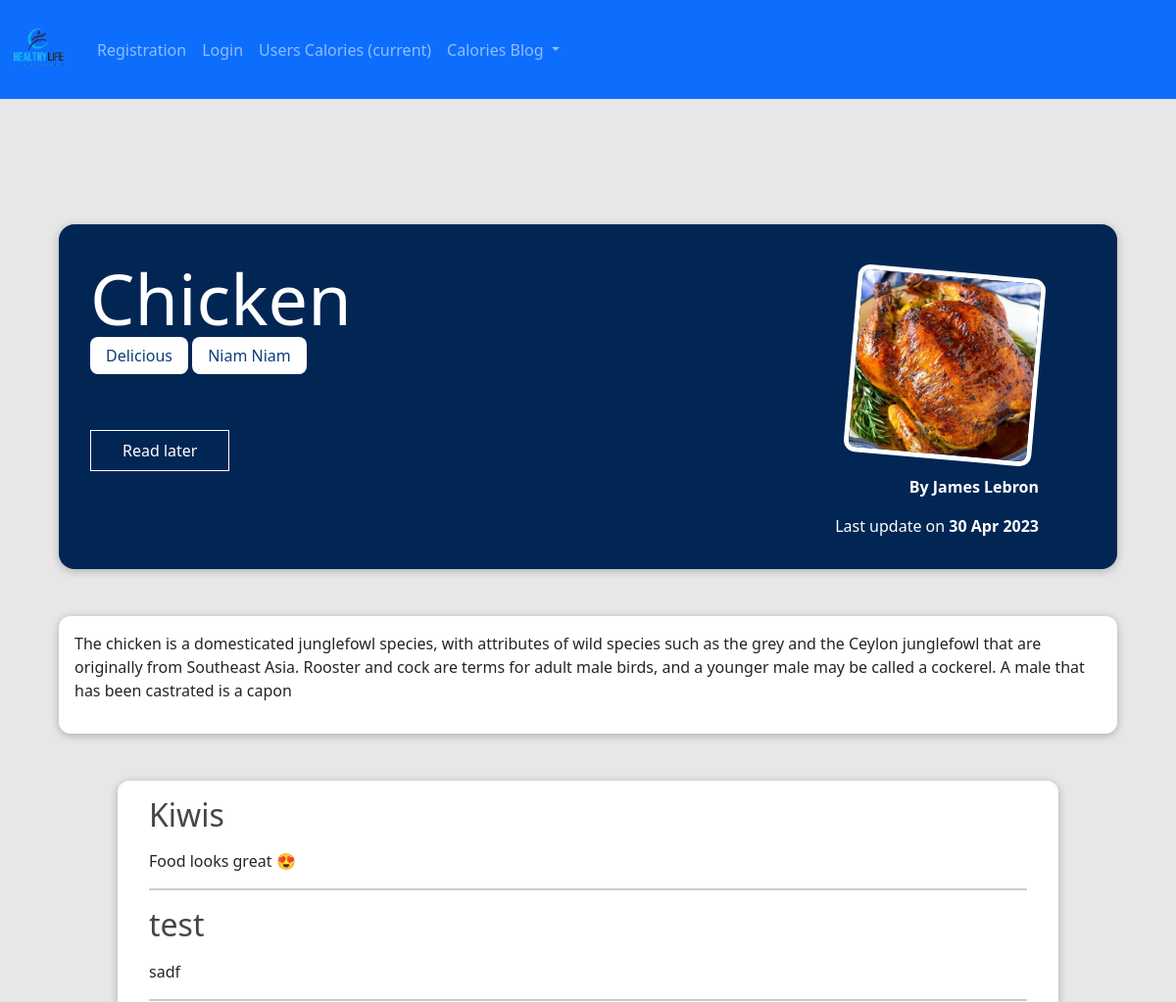
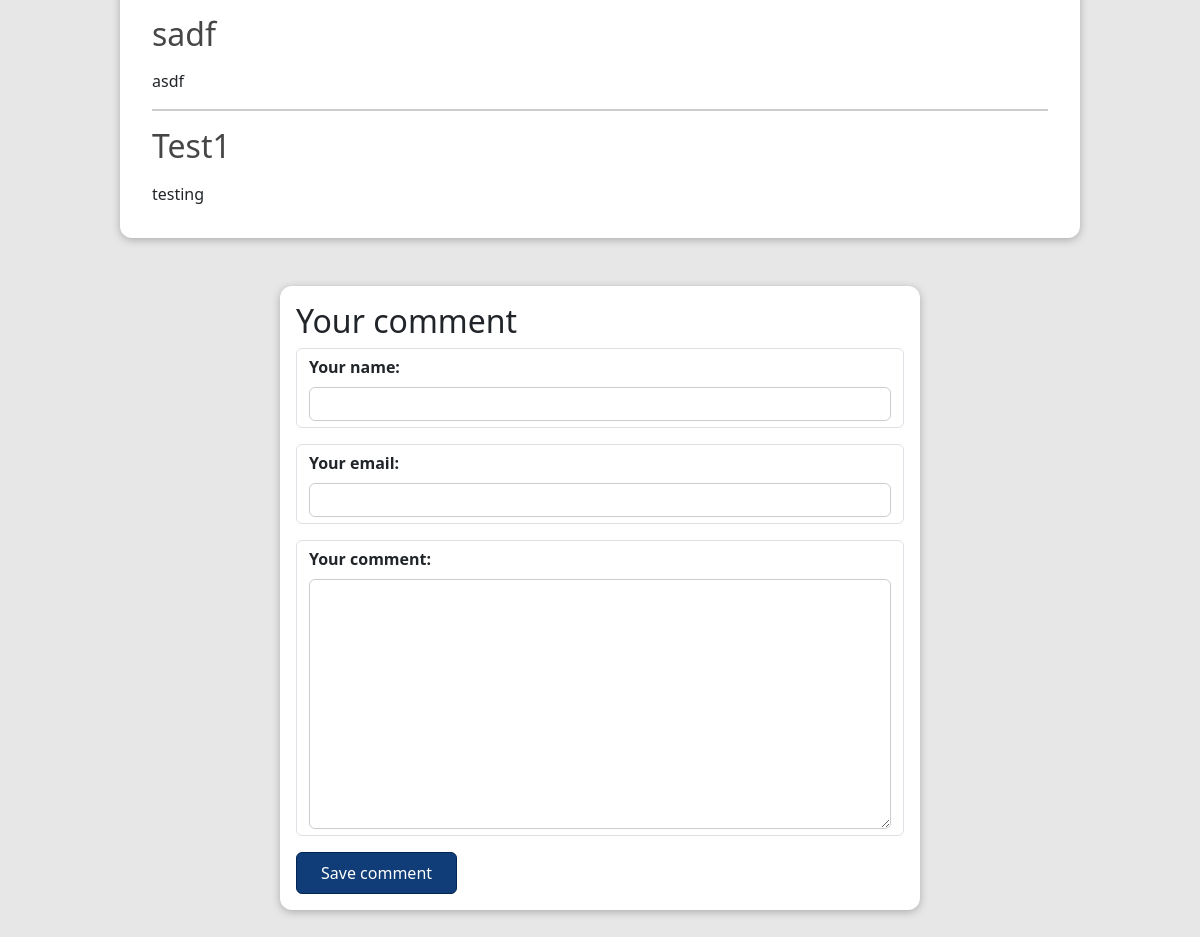
Page /calories_blog/posts/Delisios-food/ on the committed database (2 pictures, top to bottom).
### calories_blog/models.py (models this page shows, shortened)
class Post(models.Model):
    title = models.CharField(max_length=200)
    excerpt = models.CharField(max_length=250)
    image = models.ImageField(upload_to="posts", null=True)
    date = models.DateField(auto_now=True)
    slug = models.SlugField(unique=True, db_index=True)
    content = models.TextField(validators=[MinLengthValidator(10)])
    author = models.ForeignKey(Author, on_delete=models.SET_NULL, null=True, related_name="posts")
    tags = models.ManyToManyField(Tag)

class Tag(models.Model):
    caption = models.CharField(max_length=20)

class Author(models.Model):
    first_name = models.CharField(max_length=100)
    last_name = models.CharField(max_length=100)
    email_address = models.EmailField()
    def full_name(self):
        return self.first_name + " " + self.last_name
    def __str__(self):
        return self.full_name()

class Comment(models.Model):
    user_name = models.CharField(max_length=100)
    user_email = models.EmailField()
    text = models.TextField(max_length=400)
    post = models.ForeignKey(Post, on_delete=models.CASCADE, related_name="comments")

### calories_blog/views.py (the view, shortened to what this page needs)
# urls.py: path("calories_blog/posts/<slug:slug>/", views.SinglePostView.as_view(), name="post-detail-page"),
class SinglePostView(View):
    def is_stored_post(self, request, post_id):
        stored_posts = request.session.get('stored_posts')
        if stored_posts is not None:
            is_saved_for_later = post_id in stored_posts
        else:
            is_saved_for_later = False
        return is_saved_for_later
    def get(self, request, slug):
        post = Post.objects.get(slug=slug)
        context = {
            'post': post,
            'post_tags': post.tags.all(),
            'comment_form': CommentForm,
            'comments': post.comments.all().order_by('-id'),
            'saved_for_later': self.is_stored_post(request, post.id)
        }
        return render(request, "calories_blog/post-detail.html", context)

### calories_blog/templates/calories_blog/post-detail.html (shortened to what this page needs)
{% extends 'base.html' %}
{% load static %}
{% block css_files %}
  <link rel="stylesheet" href="{% static "calories_blog/post.css" %}">
  <link rel="stylesheet" href="{% static "calories_blog/post-detail.css" %}">
{% endblock %}
{% block content %}
  <section id="summary">
    <h2> {{ post.title }}</h2>
    <div>
      {% for tag in post_tags %}
        <span class="tag">{{ tag.caption }}</span>
      {% endfor %}
    </div>
    <div id="read-later">
      <form action="{% url "read-later" %}" method="post">
        <button id="read-later">
          {% if saved_for_later %}
            Remove from read later List
          {% else %}
            Read later
          {% endif %}
        </button>
      </form>
    </div>
    <article>
      <img src="{{ post.image.url }}" alt="{{ post.title }}"/>
      <address>By <a href="mailto:{{ post.author.email_address }}"> {{ post.author }} </a> </address>
      <div>Last update on <time>{{ post.date|date:"d M Y" }}</time></div>
    </article>
  </section>
  <main>
    {{ post.content|linebreaks }}
  </main>
  <section id="comments">
    <ul>
      {% for comment in comments %}
        <li>
          <h2>{{ comment.user_name }}</h2>
          <p>{{ comment.text|linebreaks }}</p>
        </li>
      {% endfor %}
    </ul>
  </section>
  <section id="comment-form">
    <h2>Your comment</h2>
    <form action="{% url "post-detail-page" post.slug|default:"default-slug" %}" method="POST">
      {% for form_field in comment_form %}
        <div class="form-control"> {% if form_field.errors %}invalid{% endif %}
          {{ form_field.label_tag }}
          {{ form_field }}
        </div>
      {% endfor %}
      <button type="submit">Save comment</button>
    </form>
  </section>
{% endblock %}

### static/styles.css (style rules this page uses)
body { background-color: #b3b3f3; }

### calories_blog/static/calories_blog/post-detail.css (style rules this page uses)
body { background-color: #e7e7e7; }
#summary { margin: 8rem auto 3rem auto; padding: 2rem; width: 90%; max-width: 90rem; border-radius: 16px; background-color: #022654; position: relative; box-shadow: 0 2px 8px rgba(0, 0, 0, 0.25); height: 22rem; }
#summary h2 { color: white; font-size: 4.5rem; margin-bottom: 0.25rem; }
#summary article { position: absolute; top: 2rem; right: 3rem; padding: 1rem 2rem; border-radius: 12px; text-align: right; color: white; }
#summary article img { width: 12rem; height: 12rem; border-radius: 12px; transform: rotateZ(5deg); border: 5px solid white; margin-bottom: 1rem; }
#summary address { font-weight: bold; }
#summary a { color: white; text-decoration: none; }
#summary time { font-weight: bold; }
#read-later { margin: 2rem 0; }
#read-later button { background-color: transparent; border: 1px solid white; padding: 0.5rem 2rem; font: inherit; color: white; cursor: pointer; }
main { width: 90%; max-width: 90rem; margin: 3rem auto; background-color: white; padding: 1rem; border-radius: 12px; box-shadow: 0 2px 8px rgba(0, 0, 0, 0.25); }
.tag { background-color: white; color: #103d77; padding: 0.5rem 1rem; border-radius: 8px; }
#comment-form { margin: 3rem auto; width: 90%; max-width: 40rem; border-radius: 12px; background-color: white; box-shadow: 0 2px 8px rgba(0, 0, 0, 0.25); padding: 1rem; }
#comment-form button { font: inherit; background-color: #103d77; color: white; border: 1px solid #022654; padding: 0.5rem 1.5rem; border-radius: 6px; cursor: pointer; }
.form-control { margin-bottom: 1rem; }
.form-control label { font-weight: bold; margin-bottom: 0.5rem; display: block; }
.form-control input, .form-control textarea { display: block; width: 100%; font: inherit; padding: 0.25rem; border-radius: 6px; border: 1px solid #ccc; }
#comments { margin: 3rem auto; width: 90%; max-width: 60rem; border-radius: 12px; background-color: white; box-shadow: 0 2px 8px rgba(0, 0, 0, 0.25); padding: 1rem 2rem; }
#comments ul { list-style: none; margin: 0; padding: 0; }
#comments li { margin-bottom: 1rem; border-bottom: 2px solid #ccc; }
#comments li:last-of-type { border-bottom: none; }
#comments h2 { color: #464646; }

### rows in the picture
Post: title "Chicken", image (picture), author "James Lebron", date "30 Apr 2023", content "The chicken is a domesticated junglefowl species, with attributes of wild species such as the grey and the Ceylon junglefowl that are originally from Southeast Asia. Rooster and cock are terms for adult male birds, and a younger male may be called a cockerel. A male that has been castrated is a capon"
Tag: caption "Delicious"
Tag: caption "Niam Niam"
Comment: user_name "Kiwis", text "Food looks great 😍"
Comment: user_name "test", text "sadf"
Comment: user_name "sadf", text "asdf"
Comment: user_name "Test1", text "testing"
